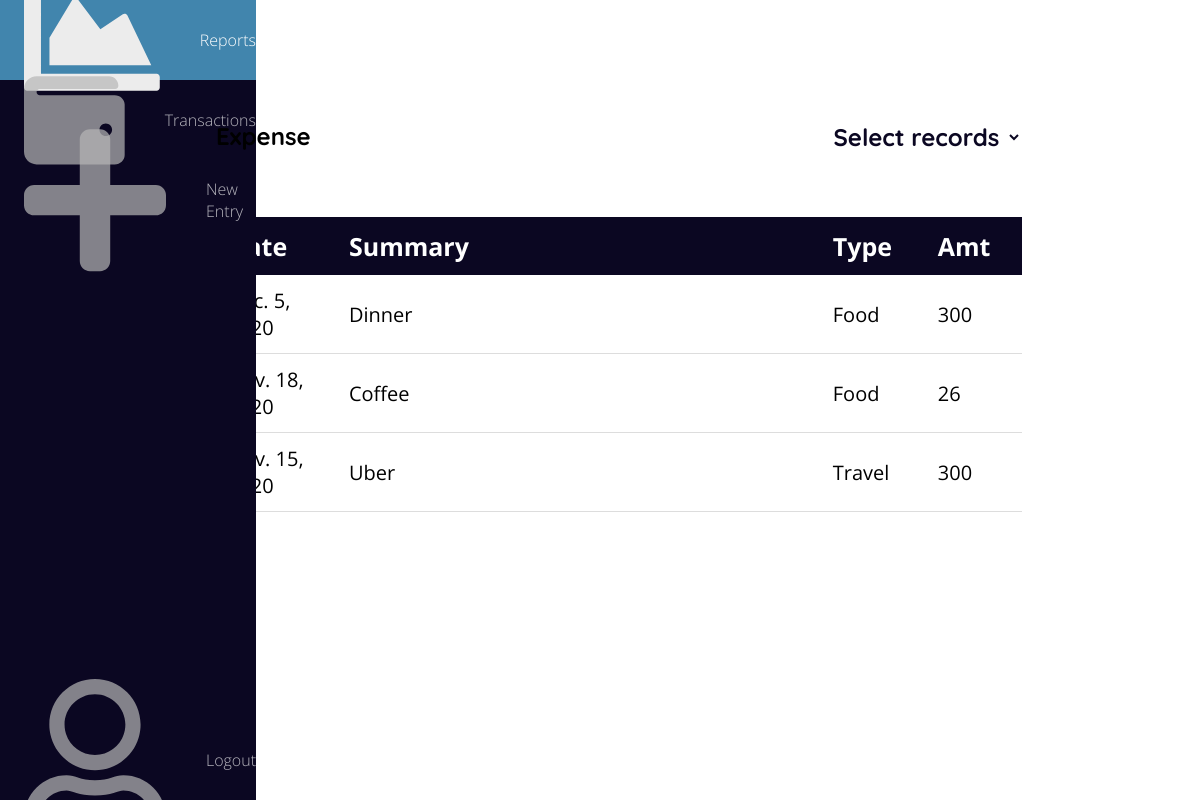
Page /transactions/expense (signed in) on the earlier database version.
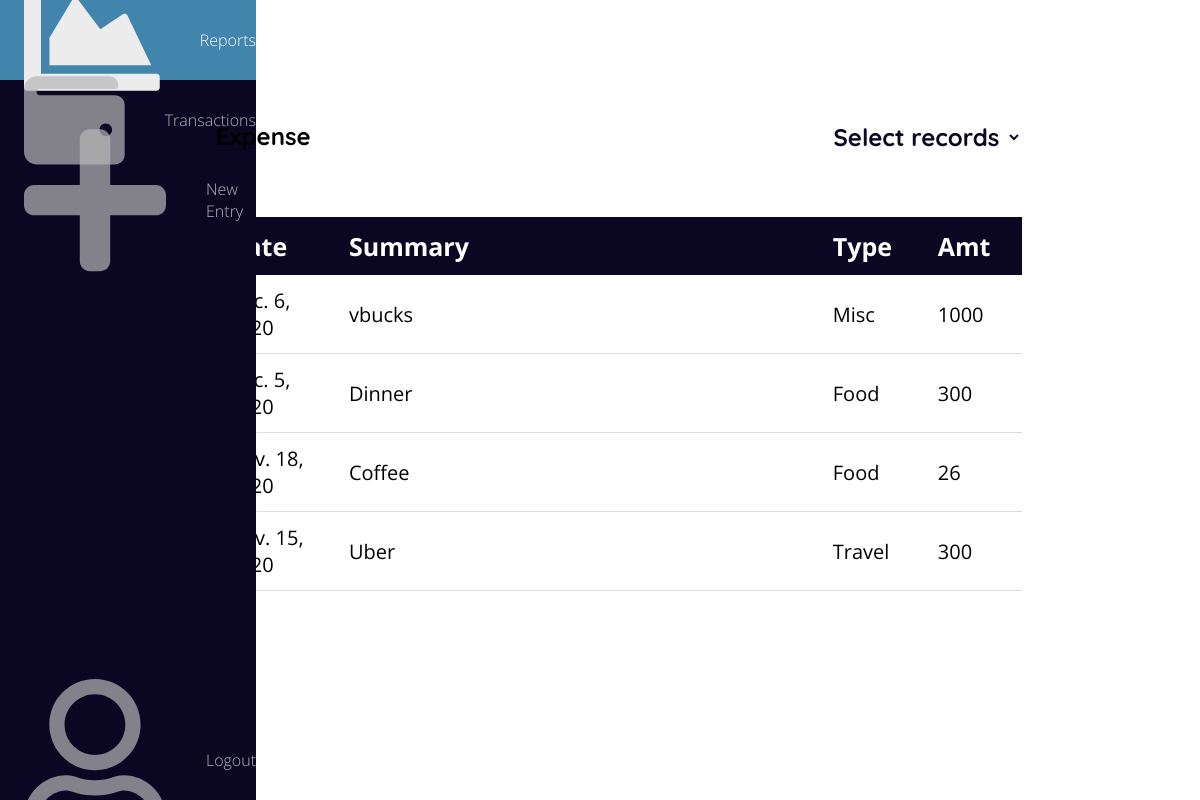
Same page on the later database version.
### capstone/models.py (models this page shows)
class Expense(models.Model):
    EXP_CHOICES = (
        ('Food','Food'),
        ('Rent','Rent'),
        ('Entertainment','Entertainment'),
        ('Business', 'Business'),
        ('Travel','Travel'),
        ('Misc','Misc')
    )
    user = models.ForeignKey(User, on_delete=models.CASCADE)
    date = models.DateField(auto_now=True)
    summary = models.CharField(max_length=128)
    t_type = models.CharField(max_length=56, choices=EXP_CHOICES)
    amt = models.IntegerField(default=0)

### capstone/views.py (the view)
# urls.py: path('transactions/<str:rec_type>', views.transactions, name='transactions'),
def transactions(request,rec_type):
    if rec_type == 'expense':
        trans_list = Expense.objects.all().filter(
            user = request.user ).order_by('id').reverse()
        return render(request, "capstone/transactions.html", {'trans': trans_list})
    elif rec_type == 'income':
        trans_list = Income.objects.all().filter(user=request.user).order_by('id').reverse()
        return render(request, "capstone/transactions.html", {'trans': trans_list})

### capstone/templates/capstone/transactions.html (shortened to what this page needs)
{% extends "capstone/layout.html" %} {% load static%} {% block links %}
<link href="{% static 'capstone/css/index.css' %}" rel="stylesheet" />
<link href="{% static 'capstone/css/transactions.css' %}" rel="stylesheet" />
{% endblock %}{% block main %}
<span class="top-name">Hi, {{user.username}}</span>
<div class="dropdown">
  <span id="record">Expense</span>
  <select name="rec-type" id="rec-type">
    <option>Select records</option>
  </select>
</div>
<table>
  <thead>
    <th>Date</th>
    <th>Summary</th>
    <th>Type</th>
    <th>Amt</th>
  </thead>
  <tbody>
    {% for t in trans %}
    <tr>
      <td class="table_date">{{t.date}}</td>
      <td class="table_summ">{{t.summary}}</td>
      <td class="table_type">{{t.t_type}}</td>
      <td class="table_amt">{{t.amt}}</td>
    </tr>
    {% endfor %}
  </tbody>
</table>
{% endblock %}

Differences in the rows shown:
added Expense: date "Dec. 6, 2020", summary "vbucks", t_type "Misc", amt "1000"
